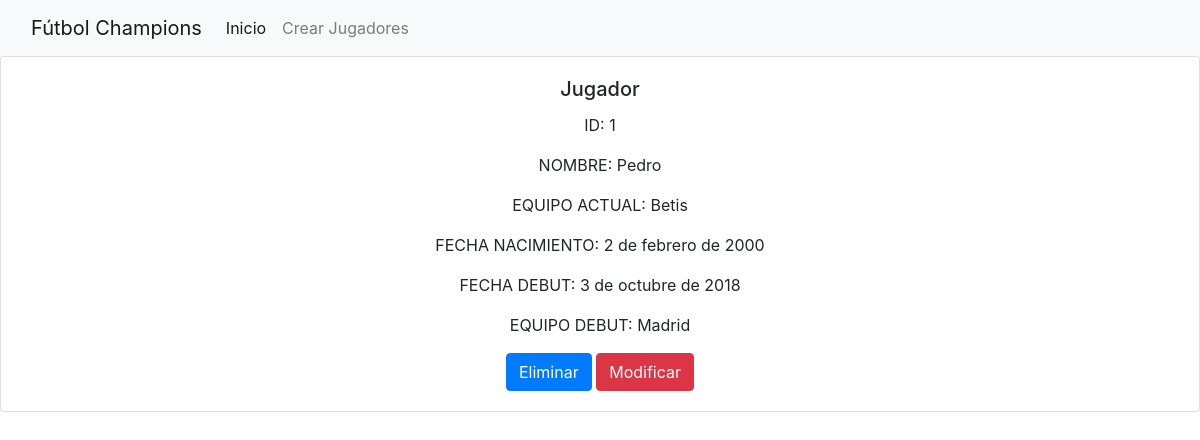
/futbol/jugadores/1, run on an earlier commit of the app's database.
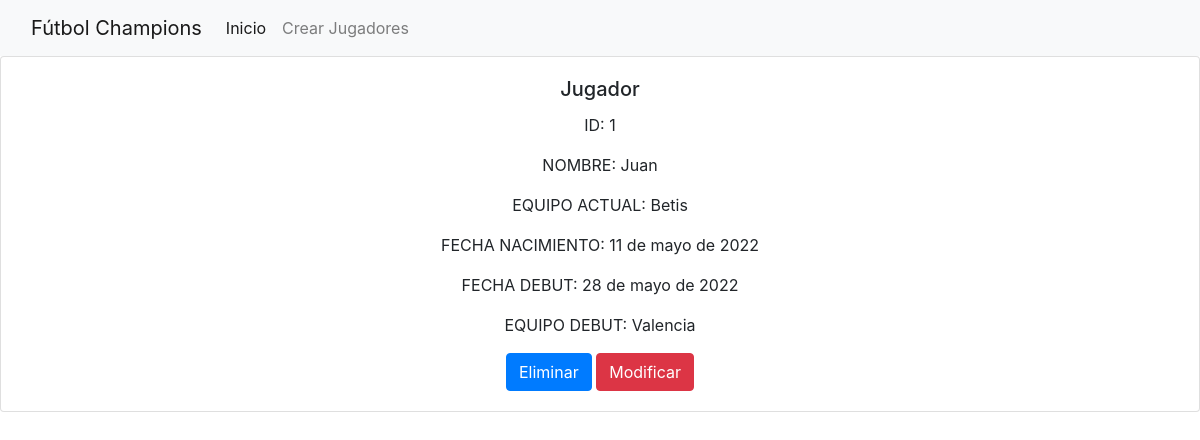
And on a later commit of the database.
### futbol/models.py (models this page shows, shortened)
class Futbolista(models.Model):
    id = models.IntegerField(primary_key=True, default=1)
    nombre = models.TextField()
    equipo = models.TextField(max_length=150,default="pendiente")
    fecha_nacimiento = models.DateField()
    fecha_debut = models.DateField(default=None)
    equipo_debut = models.TextField(default=None)

### futbol/views.py (the view)
# urls.py: path('jugadores/<id>', jugadores),
def jugadores(request, id):
   if request.method == 'GET':
       jugadores = Futbolista.objects.get(id=id)
       return render(request,'jugadores.html', {"jug": jugadores})
   else:
       jugadores = Futbolista.objects.get(id=id)
       jugadores.id = request.POST.get('id')
       jugadores.nombre = request.POST.get ('nombre')
       jugadores.equipo = request.POST.get('equipo')
       jugadores.fecha_nacimiento = request.POST.get('fecha_nacimiento')
   return redirect('/futbol/jugadores/')

### templates/jugadores.html (shortened to what this page needs)
<!DOCTYPE html>
<html lang="en">
<head>
</head>
<body>
	  {% load bootstrap4 %}
	  {% bootstrap_css %}
	  {% load static %}
<nav class="navbar navbar-expand-lg navbar-light bg-light">
  <div class="container-fluid">
    <a class="navbar-brand" href="#">Fútbol Champions</a>
    <div class="collapse navbar-collapse" id="navbarSupportedContent">
      <ul class="navbar-nav me-auto mb-2 mb-lg-0">
        <li class="nav-item">
          <a class="nav-link active" aria-current="page" href="http://127.0.0.1:8000/futbol/index/">Inicio</a>
        </li>
          <li class="nav-item">
          <a class="nav-link" href="http://127.0.0.1:8000/futbol/crearjugador/">Crear Jugadores</a>
        </li>
      </ul>
    </div>
  </div>
</nav>
<div class="card text-center">
      <div class="card-body">
    <h5 class="card-title">Jugador</h5>
        <tr>
                <p class="card-text">ID: {{ jug.id }}</p>
                <p class="card-text">NOMBRE: {{ jug.nombre }}</p>
                <p class="card-text">EQUIPO ACTUAL: {{ jug.equipo }}</p>
                <p class="card-text">FECHA NACIMIENTO: {{ jug.fecha_nacimiento }}</p>
                <p class="card-text">FECHA DEBUT: {{ jug.fecha_debut }}</p>
                <p class="card-text">EQUIPO DEBUT: {{ jug.equipo_debut }}</p>
            </tr>
    <td><a href="http://127.0.0.1:8000/futbol/eliminar/{{ jug.id }}" class="btn btn-primary">Eliminar</a></td>
      <td><a href="http://127.0.0.1:8000/futbol/modificar/{{ jug.id }}" class="btn btn-danger">Modificar</a></td>
  </div>
</div>
</body>
</html>

What changed in the data, as far as the page shows it:
changed Futbolista "Betis": nombre "Pedro" → "Juan"; fecha_nacimiento "2 de febrero de 2000" → "11 de mayo de 2022"; fecha_debut "3 de octubre de 2018" → "28 de mayo de 2022"; equipo_debut "Madrid" → "Valencia"
